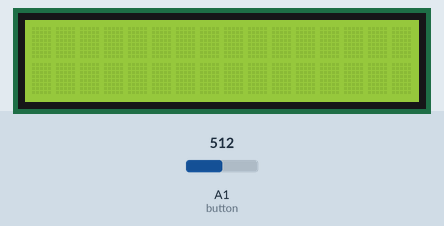
A sketch run on a simulated Arduino Uno, built for the host (arithmetic inside an expression is 32-bit, double 64-bit). Parts: 16×2 character LCD. The inputs (shaded band) are chosen by the test bench; at power-on: A1 (button) = 512. What the sketch prints to the serial monitor is not drawn.

Above: at 1.2 s.
1.3 s: A1 (button) set to 716
4.3 s: A1 (button) set to 900
At 5.9 s:
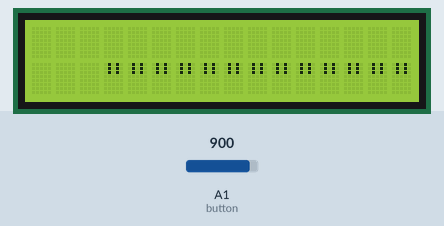
6.0 s: A1 (button) set to 1023
At 8.13 s:
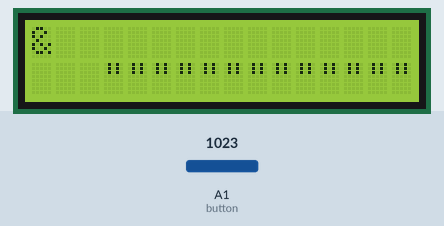
9.0 s: A1 (button) set to 750
At 10.3 s:
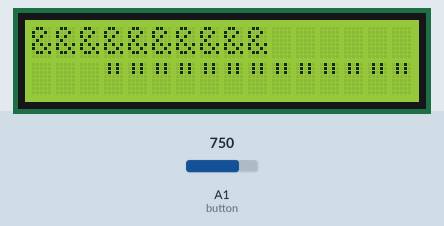
10.8 s: A1 (button) set to 730
At 13.7 s:
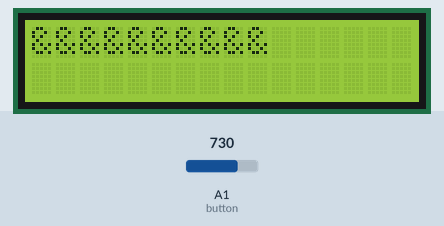
13.8 s: A1 (button) set to 511
At 16.16 s:
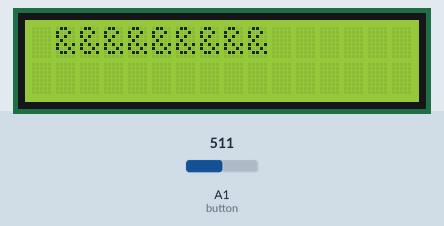

The sketch:

_150316_-_Arduino.ino
```cpp
#include <LiquidCrystal.h>

LiquidCrystal lcd(2, 3, 4, 5, 6, 7, 8);

int button = 1;
int light = 2;
float state = 0;

void setup() {
  Serial.begin(9600);
  lcd.begin(16,2);
}

void loop() {
  state = analogRead(button);
  analogWrite(2, 1000);
  Serial.println(state * 0.038);
  lcd.write(state * 0.038);

  delay(100);
}
```

Measured:
- the behaviour switches between 737 and 736 on A1 (button) (found by bisection; images 3 and 4)
- after the input at 4.3 s, the display: first changes after 0.08 s (image 1 shows a later state)
- after the input at 6.0 s, the display: changes after 2.1 s (image 2)
- after the input at 10.8 s, the display: first changes after 1.6 s (image 4 shows a later state)
- after the input at 13.8 s, the display: changes after 2.3 s (image 5)
